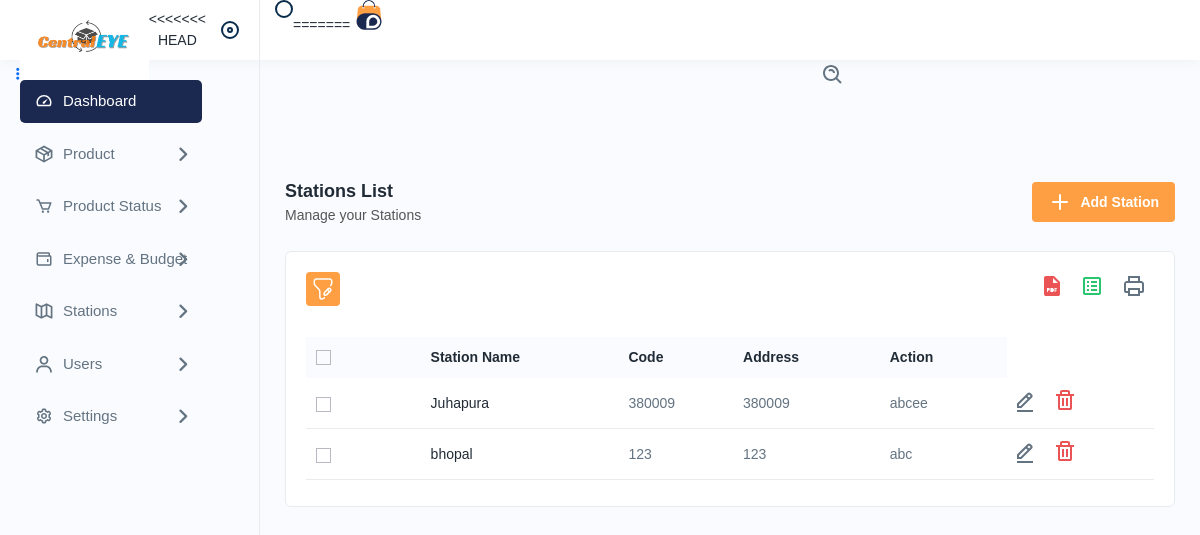
/stationlist, run on an earlier commit of the app's database.
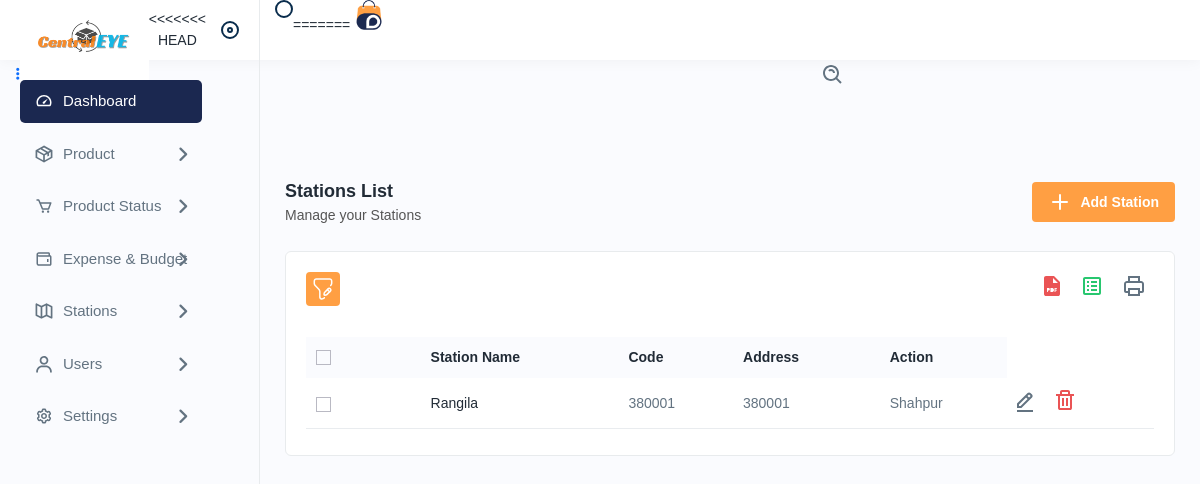
And on a later commit of the database.
### app/models.py (models this page shows, shortened)
class stationDetails(models.Model):
    station_id = models.IntegerField(primary_key=True)
    station_name = models.CharField(max_length=255)
    station_code = models.CharField(max_length=255)
    station_address = models.CharField(max_length=255)

### app/views.py (the view)
# urls.py: path('stationlist',views.stationlist, name='stationlist'),
def stationlist(request):
    station_id = stationDetails.objects.all()
    con = {"station_id":station_id}
    return render(request,'stationlist.html',con)

### templates/stationlist.html (shortened to what the changed rows need)
{% extends 'navbar.html' %}
{% load static %}
{% block body %}
<div class="main-wrapper">
    <div class="page-wrapper">
        <div class="content">
            <div class="card">
                <div class="card-body">
                    <div class="table-responsive">
                        <table class="table  datanew">
                            <thead>
                                <tr>
                                    <th>
                                        <label class="checkboxs">
                                            <span class="checkmarks"></span>
                                        </label>
                                    </th>
                                    <th>Station Name</th>
                                    <th>Code</th>
                                    <th>Address</th>
                                    <th>Action</th>
                                </tr>
                            </thead>
                            <tbody>
                                {% for i in station_id %}
                                <tr>
                                    <td>
                                        <label class="checkboxs">
                                            <span class="checkmarks"></span>
                                        </label>
                                    </td>
                                    <td><a
                                            href="{% url 'productlist' %}?filter={{ i.station_name }}">{{i.station_name}}</a>
                                    </td>
                                    <td>{{i.station_code}} </td>
                                    <td>{{i.station_code}} </td>
                                    <td>{{i.station_address}} </td>
                                    <td>
                                        <a class="me-3" href="{% url 'editstation' i.station_id %}">
                                            <img src="{% static 'assets/img/icons/edit.svg' %}" alt="img">
                                        </a>
                                        <a class="me-3" href="{% url 'deletestation' i.station_id %}">
                                            <img src="{% static 'assets/img/icons/delete.svg' %}" alt="img">
                                        </a>
                                    </td>
                                </tr>
                                {% endfor %}
                            </tbody>
                        </table>
                    </div>
                </div>
            </div>
        </div>
    </div>
</div>
{% endblock %}

What changed in the data, as far as the page shows it:
removed stationDetails: station_name "bhopal", station_code "123", station_address "abc"
changed stationDetails: station_name "Juhapura" → "Rangila"; station_code "380009" → "380001"; station_address "abcee" → "Shahpur"
